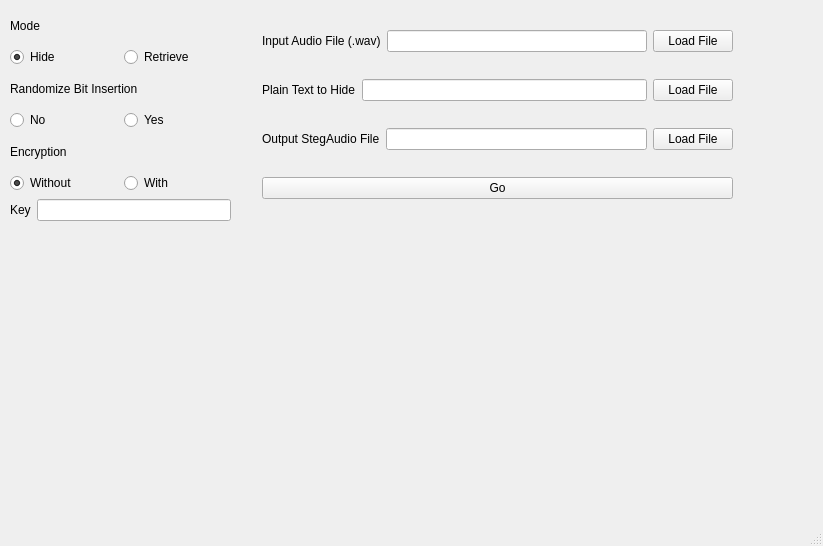
<?xml version="1.0" encoding="UTF-8"?>
<ui version="4.0">
 <class>MainWindow</class>
 <widget class="QMainWindow" name="MainWindow">
  <property name="geometry">
   <rect>
    <x>0</x>
    <y>0</y>
    <width>823</width>
    <height>546</height>
   </rect>
  </property>
  <property name="windowTitle">
   <string>MainWindow</string>
  </property>
  <widget class="QWidget" name="centralwidget">
   <widget class="QWidget" name="verticalLayoutWidget">
    <property name="geometry">
     <rect>
      <x>10</x>
      <y>10</y>
      <width>221</width>
      <height>211</height>
     </rect>
    </property>
    <layout class="QVBoxLayout" name="verticalLayout">
     <item>
      <widget class="QLabel" name="modeLabel">
       <property name="text">
        <string>Mode</string>
       </property>
      </widget>
     </item>
     <item>
      <layout class="QHBoxLayout" name="horizontalLayout">
       <item>
        <widget class="QRadioButton" name="radioModeHide">
         <property name="text">
          <string>Hide</string>
         </property>
         <property name="checked">
          <bool>true</bool>
         </property>
         <attribute name="buttonGroup">
          <string notr="true">modeButtonGroup</string>
         </attribute>
        </widget>
       </item>
       <item>
        <widget class="QRadioButton" name="radioModeRetrieve">
         <property name="text">
          <string>Retrieve</string>
         </property>
         <attribute name="buttonGroup">
          <string notr="true">modeButtonGroup</string>
         </attribute>
        </widget>
       </item>
      </layout>
     </item>
     <item>
      <widget class="QLabel" name="storingLabel">
       <property name="text">
        <string>Randomize Bit Insertion</string>
       </property>
      </widget>
     </item>
     <item>
      <layout class="QHBoxLayout" name="horizontalLayout_2">
       <item>
        <widget class="QRadioButton" name="radioRandomWithout">
         <property name="text">
          <string>No</string>
         </property>
         <property name="checked">
          <bool>true</bool>
         </property>
        </widget>
       </item>
       <item>
        <widget class="QRadioButton" name="radioRandomWith">
         <property name="text">
          <string>Yes</string>
         </property>
         <property name="checked">
          <bool>false</bool>
         </property>
        </widget>
       </item>
      </layout>
     </item>
     <item>
      <widget class="QLabel" name="encryptionLabel">
       <property name="text">
        <string>Encryption</string>
       </property>
      </widget>
     </item>
     <item>
      <layout class="QHBoxLayout" name="horizontalLayout_5">
       <item>
        <widget class="QRadioButton" name="radioEncryptionWithout">
         <property name="text">
          <string>Without</string>
         </property>
         <property name="checked">
          <bool>true</bool>
         </property>
         <attribute name="buttonGroup">
          <string notr="true">encryptionButtonGroup</string>
         </attribute>
        </widget>
       </item>
       <item>
        <widget class="QRadioButton" name="radioEncryptionWith">
         <property name="text">
          <string>With</string>
         </property>
         <attribute name="buttonGroup">
          <string notr="true">encryptionButtonGroup</string>
         </attribute>
        </widget>
       </item>
      </layout>
     </item>
     <item>
      <layout class="QHBoxLayout" name="horizontalLayout_4">
       <item>
        <widget class="QLabel" name="keyLabel">
         <property name="text">
          <string>Key</string>
         </property>
        </widget>
       </item>
       <item>
        <widget class="QLineEdit" name="lineEditKey">
         <property name="text">
          <string/>
         </property>
        </widget>
       </item>
      </layout>
     </item>
    </layout>
   </widget>
   <widget class="QWidget" name="verticalLayoutWidget_2">
    <property name="geometry">
     <rect>
      <x>262</x>
      <y>9</y>
      <width>471</width>
      <height>211</height>
     </rect>
    </property>
    <layout class="QVBoxLayout" name="verticalLayout_2">
     <item>
      <layout class="QHBoxLayout" name="horizontalLayout_3">
       <item>
        <widget class="QLabel" name="lineEditInputAudioLabel">
         <property name="text">
          <string>Input Audio File (.wav)</string>
         </property>
        </widget>
       </item>
       <item>
        <widget class="QLineEdit" name="lineEditInputAudio"/>
       </item>
       <item>
        <widget class="QPushButton" name="buttonInputAudio">
         <property name="text">
          <string>Load File</string>
         </property>
        </widget>
       </item>
      </layout>
     </item>
     <item>
      <layout class="QHBoxLayout" name="horizontalLayout_7">
       <item>
        <widget class="QLabel" name="lineEditInputFileLabel">
         <property name="text">
          <string>Plain Text to Hide</string>
         </property>
        </widget>
       </item>
       <item>
        <widget class="QLineEdit" name="lineEditInputFile"/>
       </item>
       <item>
        <widget class="QPushButton" name="buttonFileInput">
         <property name="text">
          <string>Load File</string>
         </property>
        </widget>
       </item>
      </layout>
     </item>
     <item>
      <layout class="QHBoxLayout" name="horizontalLayout_8">
       <item>
        <widget class="QLabel" name="lineEditOutputAudioLabel">
         <property name="text">
          <string>Output StegAudio File</string>
         </property>
        </widget>
       </item>
       <item>
        <widget class="QLineEdit" name="lineEditOutputAudio"/>
       </item>
       <item>
        <widget class="QPushButton" name="buttonOutputAudio">
         <property name="text">
          <string>Load File</string>
         </property>
        </widget>
       </item>
      </layout>
     </item>
     <item>
      <widget class="QPushButton" name="buttonGo">
       <property name="text">
        <string>Go</string>
       </property>
      </widget>
     </item>
    </layout>
   </widget>
  </widget>
  <widget class="QMenuBar" name="menubar">
   <property name="geometry">
    <rect>
     <x>0</x>
     <y>0</y>
     <width>823</width>
     <height>22</height>
    </rect>
   </property>
  </widget>
  <widget class="QStatusBar" name="statusbar"/>
 </widget>
 <resources/>
 <connections/>
 <buttongroups>
  <buttongroup name="encryptionButtonGroup"/>
  <buttongroup name="modeButtonGroup"/>
 </buttongroups>
</ui>
